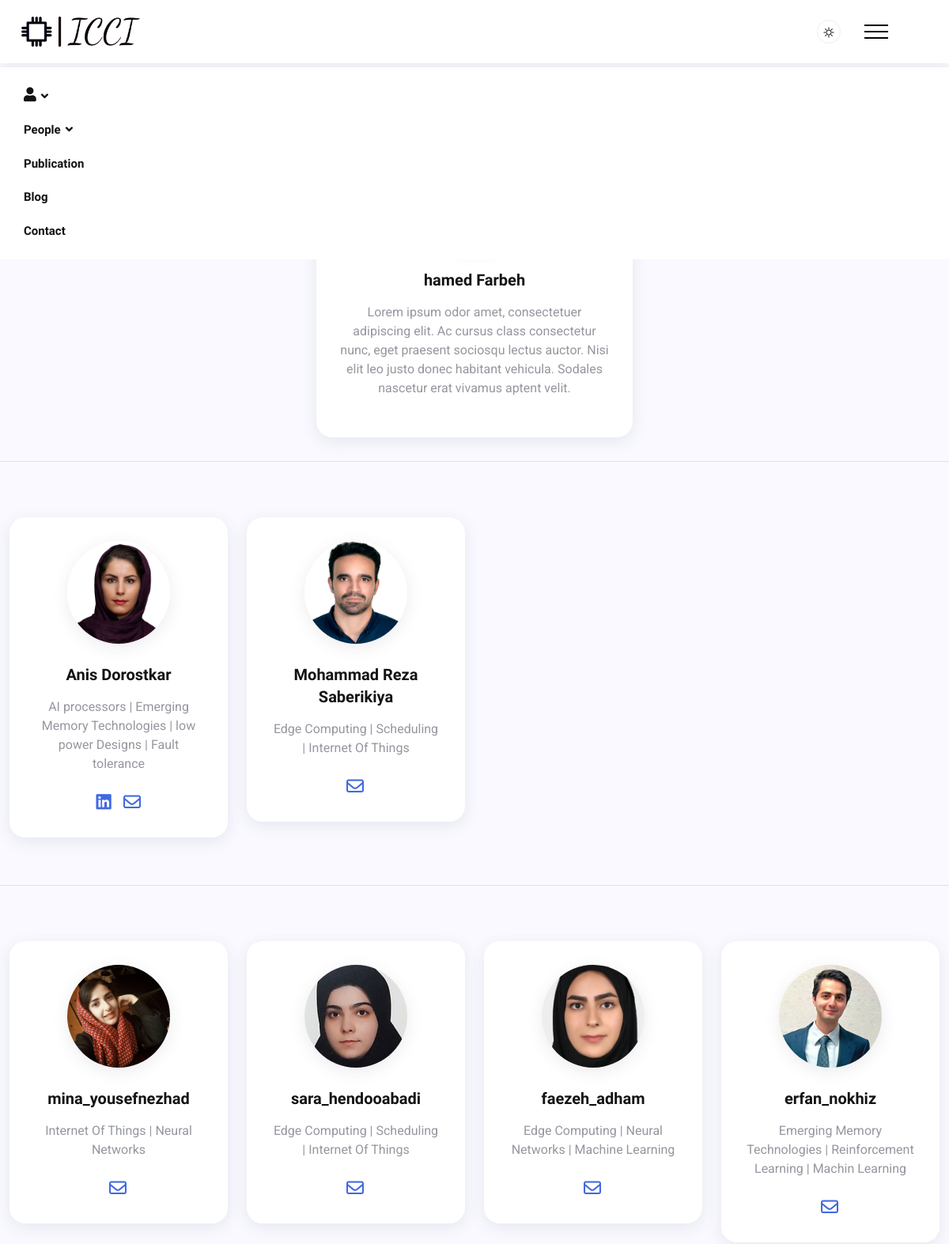
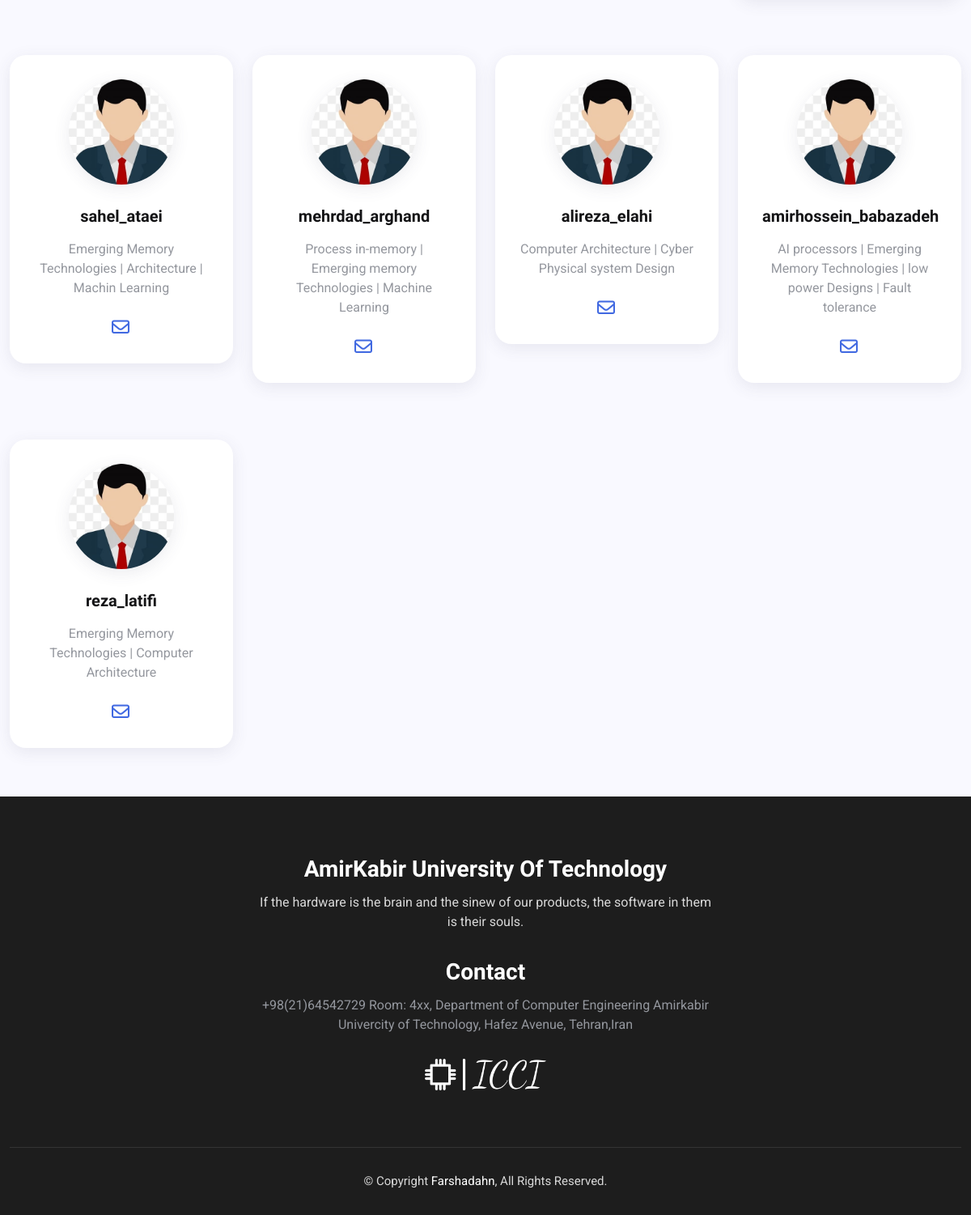
Before: /accounts/current with the older database file (2 pictures, top to bottom).
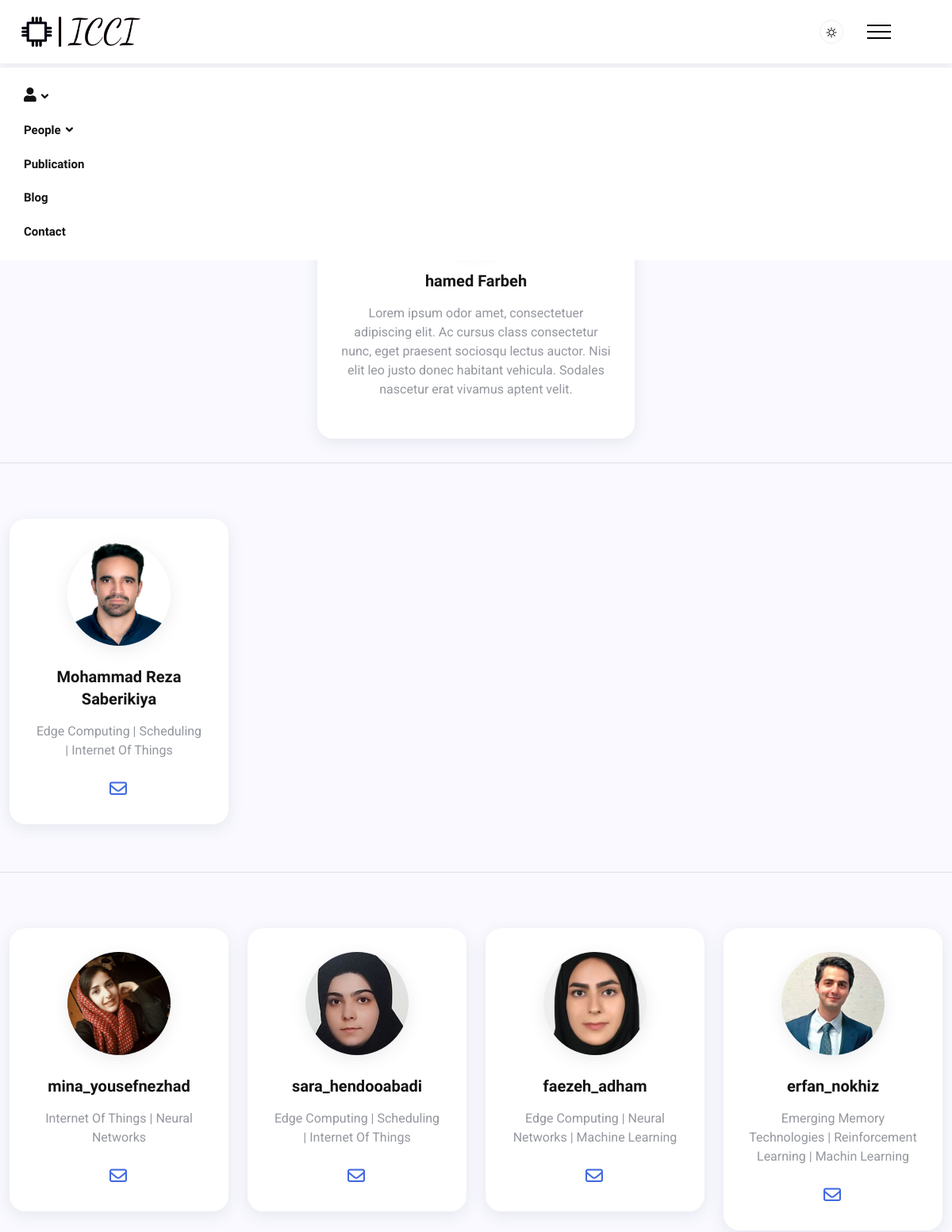
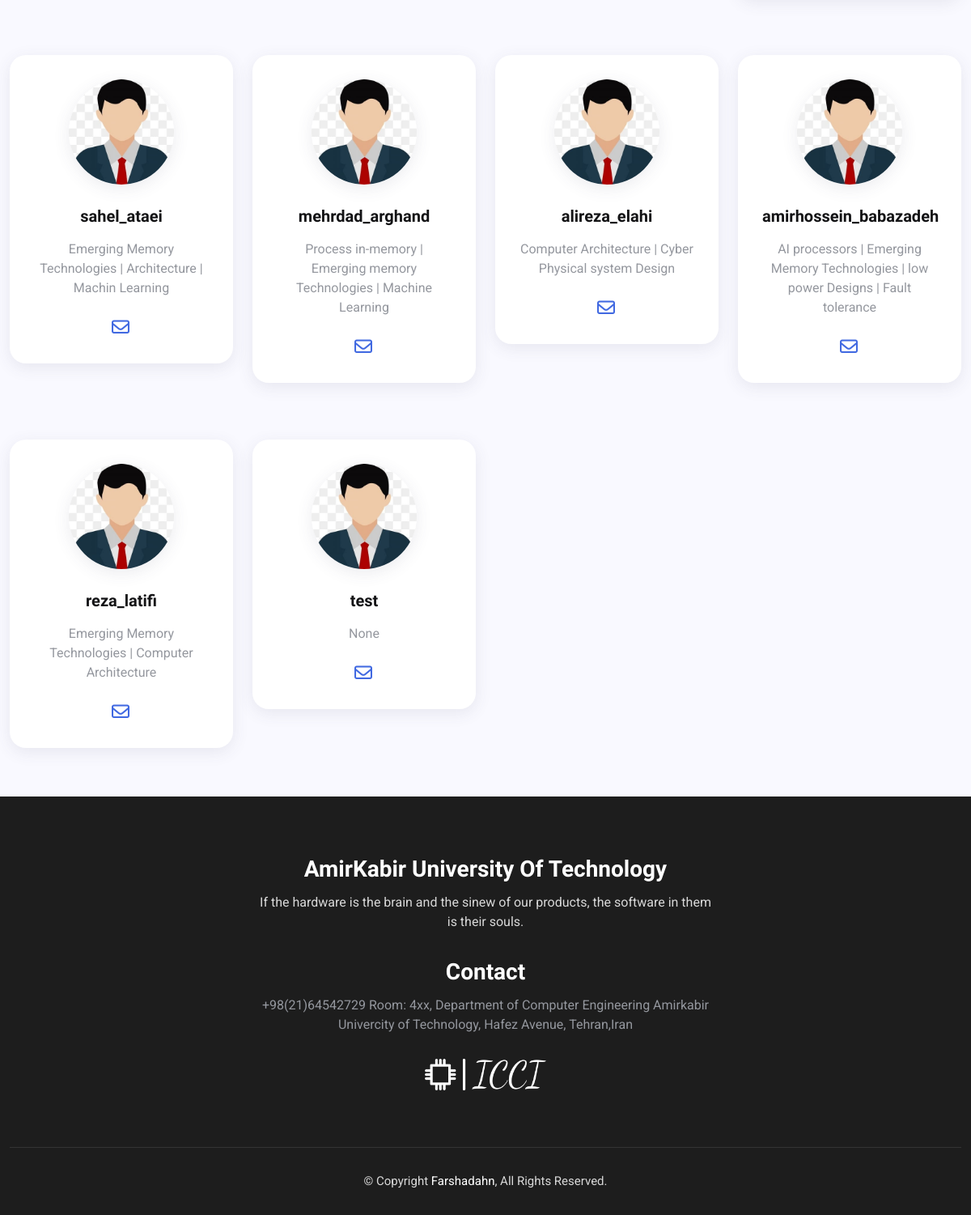
After: the same page with the newer database file (2 pictures, top to bottom).
### accounts/models.py (models this page shows, shortened)
class CustomUser(AbstractUser):
    STATUS = (
        ('current', 'current'),
        ('Alumni', 'Alumni')
    )
    STUDENT_LEVEL = (
        ('Bachelors', 'Bs'),
        ('Master', 'Ms'),
        ('PHD', 'PHD'),
    )
    USER_ROLE = (
        ('student', 'student'),
        ('head', 'head'),
        ('admin', 'admin')
    )
    status = models.CharField(max_length=8, choices=STATUS, blank=True, null=True)
    position = models.CharField(max_length=512, blank=True, null=True)
    student_level = models.CharField(max_length=11, choices=STUDENT_LEVEL, blank=True, null=True)
    professor_verification = models.BooleanField(default=False)
    user_image = models.ImageField(blank=True, upload_to='users', default='img/user/avatar.jpg')
    linkedin_url = models.CharField(max_length=512, blank=True, null=True)
    telegram_url = models.CharField(max_length=512, blank=True, null=True)
    user_role = models.CharField(max_length=10, choices=USER_ROLE, default=USER_ROLE[0])
    bio = models.CharField(max_length=256, blank=True, null=True)

### accounts/views.py (the view)
# urls.py: path('current', views.CurrentView.as_view(), name='current'),
class CurrentView(generic.TemplateView):
    template_name = 'members/current.html'

### accounts/templatetags/account_tags.py (called while the page is built)
@register.inclusion_tag('members/head_info.html')
def get_head_info():
    head_info = CustomUser.objects.filter(user_role='head').first()
    return {'head_info': head_info}

@register.inclusion_tag('members/current_info.html')
def get_current_info():
    current_info = CustomUser.objects.filter(user_role='student', status='current', student_level='Master')
    return {'current_info': current_info}

@register.inclusion_tag('members/current_phd_info.html')
def get_current_phd_info():
    current_info = CustomUser.objects.filter(user_role='student', status='current', student_level='PHD')
    return {'current_info': current_info}

### templates/members/current.html (shortened to what this page needs)
{% extends '_base.html' %}
{% load static %}
{% load account_tags %}
{% block content %}
    <main class="main">
        <section class="mt-70  mb-30">
            <div class="container-fluid">
                <div class="row">
                    <div class="widget my_widget">
                        {% get_head_info %}
                    </div>
                    <hr class="mt-30 mb-30">
                    {% get_current_phd_info %}
                    <hr class="mt-30 mb-30">
                    {% get_current_info %}
                </div>
            </div>
        </section>
    </main>
{% endblock %}

### templates/members/current_phd_info.html (shortened to what this page needs)
{% load static %}
{% for current_member in current_info %}
    <div class="col-xl-3 col-lg-3 col-md-4 col-sm-6  mt-40">
        <div class="widget">
            <div class="widget-author">
                <div class="author-img">
                    <a href="author.html" class="image">
                        <img src="{{ current_member.user_image.url }}" alt="">
                    </a>
                </div>
                <div class="author-content">
                    <h6 class="name">{{ current_member.first_name }} {{ current_member.last_name }}</h6>
                    <p class="bio justify-content-between">
                        {{ current_member.bio }}
                    </p>
                    <div class="social-media">
                        <ul class="list-inline">
                            {% if current_member.linkedin_url is not None %}
                                <li>
                                    <a href="{{ current_member.linkedin_url }}" class="color-linkedin">
                                        <i class="fab la-linkedin color-linkedin"></i>
                                    </a>
                                </li>
                            {% endif %}
                            {% if current_member.email is not None %}
                                <li>
                                    <a href="{{ current_member.email }}" class="color-telegram">
                                        <i class="fa-regular fa-envelope color-telegram"></i>
                                    </a>
                                </li>
                            {% endif %}
                        </ul>
                    </div>
                </div>
            </div>
        </div>
    </div>
{% endfor %}

### templates/members/current_info.html (shortened to what this page needs)
{% load static %}
{% for current_member in current_info %}
    <div class="col-xl-3 col-lg-3 col-md-4 col-sm-6  mt-40">
        <div class="widget">
            <div class="widget-author">
                <div class="author-img">
                    <a href="author.html" class="image">
                        <img src="{{ current_member.user_image.url }}" alt="">
                    </a>
                </div>
                <div class="author-content">
                    <h6 class="name">{{ current_member.username }}</h6>
                    <p class="bio">
                        {{ current_member.bio }}
                    </p>
                    <div class="social-media">
                        <ul class="list-inline">
                            {% if current_member.email is not None %}
                                <li>
                                    <a href="{{ current_member.email }}" class="color-telegram">
                                        <i class="fa-regular fa-envelope color-telegram"></i>
                                    </a>
                                </li>
                            {% endif %}
                        </ul>
                    </div>
                </div>
            </div>
        </div>
    </div>
{% endfor %}

Changed rows visible on the page:
no longer on this page (row edited): CustomUser: user_image (picture), first_name "Anis", last_name "Dorostkar", bio "AI processors | Emerging Memory Technologies | low power Designs | Fault tolerance", shown under "hamed Farbeh"
now on this page (row edited): CustomUser: user_image (placeholder picture), username "test", bio "None"
